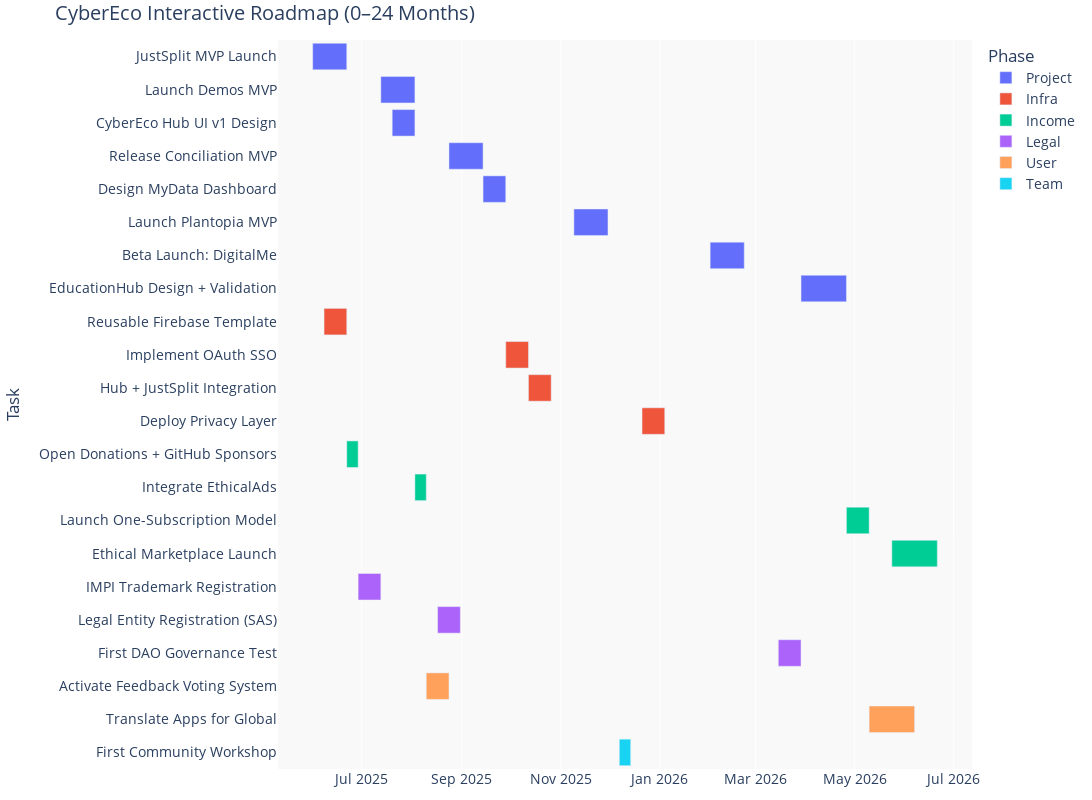

The notebook cell saved with this chart:
### Code cell
import json
from datetime import datetime, timedelta
import plotly.express as px
import pandas as pd

#with open("cybereco_tasks.json") as f:
#    tasks = json.load(f)

start_date = datetime(2025, 6, 1)
data = []

for task in tasks:
    task_start = start_date + timedelta(weeks=task["start_week"] - 1)
    task_end = task_start + timedelta(weeks=task["duration_weeks"])
    data.append({
        "Task": task["label"],
        "Start": task_start,
        "Finish": task_end,
        "Phase": task["phase"],
        "Hours": task["hours"],
        "Cost": f"${task['cost']:.2f}"
    })

fig = px.timeline(
    pd.DataFrame(data),
    x_start="Start",
    x_end="Finish",
    y="Task",
    color="Phase",
    hover_data=["Hours", "Cost"],
    title="CyberEco Interactive Roadmap (0–24 Months)"
)
fig.update_layout(
    font=dict(size=14),
    plot_bgcolor="#F9F9F9",
    paper_bgcolor="#FFFFFF",
    title_font=dict(size=20),
    margin=dict(l=20, r=20, t=40, b=20),
    height=800,
    width=1200,
)
fig.update_yaxes(autorange="reversed")
#fig.write_html("cybereco_interactive_roadmap.html")
fig.show()

### Figure 1 — Plotly figure (JSON) as saved in the notebook; plotly's stock layout.template omitted (floating-point values rounded to 4 significant figures)
{"data": [{"alignmentgroup": "True", "base": ["2025-06-01T00:00:00", "2025-07-13T00:00:00", "2025-07-20T00:00:00", "2025-08-24T00:00:00", "2025-09-14T00:00:00", "2025-11-09T00:00:00", "2026-02-01T00:00:00", "2026-03-29T00:00:00"], "customdata": [[60, "$0.00"], [60, "$0.00"], [40, "$0.00"], [50, "$0.00"], [40, "$0.00"], [60, "$100.00"], [50, "$0.00"], [60, "$0.00"]], "hovertemplate": "Phase=Project<br>Start=%{base}<br>Finish=%{x}<br>Task=%{y}<br>Hours=%{customdata[0]}<br>Cost=%{customdata[1]}<extra></extra>", "legendgroup": "Project", "marker": {"color": "#636efa", "pattern": {"shape": ""}}, "name": "Project", "offsetgroup": "Project", "orientation": "h", "showlegend": true, "textposition": "auto", "type": "bar", "x": [1814400000, 1814400000, 1209600000, 1814400000, 1209600000, 1814400000, 1814400000, 2419200000], "xaxis": "x", "y": ["JustSplit MVP Launch", "Launch Demos MVP", "CyberEco Hub UI v1 Design", "Release Conciliation MVP", "Design MyData Dashboard", "Launch Plantopia MVP", "Beta Launch: DigitalMe", "EducationHub Design + Validation"], "yaxis": "y"}, {"alignmentgroup": "True", "base": ["2025-06-08T00:00:00", "2025-09-28T00:00:00", "2025-10-12T00:00:00", "2025-12-21T00:00:00"], "customdata": [[40, "$0.00"], [20, "$0.00"], [24, "$0.00"], [30, "$0.00"]], "hovertemplate": "Phase=Infra<br>Start=%{base}<br>Finish=%{x}<br>Task=%{y}<br>Hours=%{customdata[0]}<br>Cost=%{customdata[1]}<extra></extra>", "legendgroup": "Infra", "marker": {"color": "#EF553B", "pattern": {"shape": ""}}, "name": "Infra", "offsetgroup": "Infra", "orientation": "h", "showlegend": true, "textposition": "auto", "type": "bar", "x": [1209600000, 1209600000, 1209600000, 1209600000], "xaxis": "x", "y": ["Reusable Firebase Template", "Implement OAuth SSO", "Hub + JustSplit Integration", "Deploy Privacy Layer"], "yaxis": "y"}, {"alignmentgroup": "True", "base": ["2025-06-22T00:00:00", "2025-08-03T00:00:00", "2026-04-26T00:00:00", "2026-05-24T00:00:00"], "customdata": [[6, "$0.00"], [8, "$0.00"], [12, "$0.00"], [60, "$0.00"]], "hovertemplate": "Phase=Income<br>Start=%{base}<br>Finish=%{x}<br>Task=%{y}<br>Hours=%{customdata[0]}<br>Cost=%{customdata[1]}<extra></extra>", "legendgroup": "Income", "marker": {"color": "#00cc96", "pattern": {"shape": ""}}, "name": "Income", "offsetgroup": "Income", "orientation": "h", "showlegend": true, "textposition": "auto", "type": "bar", "x": [604800000, 604800000, 1209600000, 2419200000], "xaxis": "x", "y": ["Open Donations + GitHub Sponsors", "Integrate EthicalAds", "Launch One-Subscription Model", "Ethical Marketplace Launch"], "yaxis": "y"}, {"alignmentgroup": "True", "base": ["2025-06-29T00:00:00", "2025-08-17T00:00:00", "2026-03-15T00:00:00"], "customdata": [[5, "$250.00"], [6, "$500.00"], [20, "$0.00"]], "hovertemplate": "Phase=Legal<br>Start=%{base}<br>Finish=%{x}<br>Task=%{y}<br>Hours=%{customdata[0]}<br>Cost=%{customdata[1]}<extra></extra>", "legendgroup": "Legal", "marker": {"color": "#ab63fa", "pattern": {"shape": ""}}, "name": "Legal", "offsetgroup": "Legal", "orientation": "h", "showlegend": true, "textposition": "auto", "type": "bar", "x": [1209600000, 1209600000, 1209600000], "xaxis": "x", "y": ["IMPI Trademark Registration", "Legal Entity Registration (SAS)", "First DAO Governance Test"], "yaxis": "y"}, {"alignmentgroup": "True", "base": ["2025-08-10T00:00:00", "2026-05-10T00:00:00"], "customdata": [[30, "$0.00"], [30, "$150.00"]], "hovertemplate": "Phase=User<br>Start=%{base}<br>Finish=%{x}<br>Task=%{y}<br>Hours=%{customdata[0]}<br>Cost=%{customdata[1]}<extra></extra>", "legendgroup": "User", "marker": {"color": "#FFA15A", "pattern": {"shape": ""}}, "name": "User", "offsetgroup": "User", "orientation": "h", "showlegend": true, "textposition": "auto", "type": "bar", "x": [1209600000, 2419200000], "xaxis": "x", "y": ["Activate Feedback Voting System", "Translate Apps for Global"], "yaxis": "y"}, {"alignmentgroup": "True", "base": ["2025-12-07T00:00:00"], "customdata": [[12, "$0.00"]], "hovertemplate": "Phase=Team<br>Start=%{base}<br>Finish=%{x}<br>Task=%{y}<br>Hours=%{customdata[0]}<br>Cost=%{customdata[1]}<extra></extra>", "legendgroup": "Team", "marker": {"color": "#19d3f3", "pattern": {"shape": ""}}, "name": "Team", "offsetgroup": "Team", "orientation": "h", "showlegend": true, "textposition": "auto", "type": "bar", "x": [604800000], "xaxis": "x", "y": ["First Community Workshop"], "yaxis": "y"}], "layout": {"barmode": "overlay", "font": {"size": 14}, "height": 800, "legend": {"title": {"text": "Phase"}, "tracegroupgap": 0}, "margin": {"b": 20, "l": 20, "r": 20, "t": 40}, "paper_bgcolor": "#FFFFFF", "plot_bgcolor": "#F9F9F9", "title": {"font": {"size": 20}, "text": "CyberEco Interactive Roadmap (0–24 Months)"}, "width": 1200, "xaxis": {"anchor": "y", "domain": [0, 1], "type": "date"}, "yaxis": {"anchor": "x", "autorange": "reversed", "domain": [0, 1], "title": {"text": "Task"}}}}
